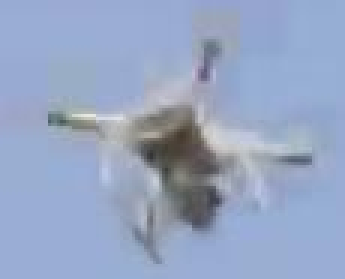
#> input picture CIFAR-Dataset-master-master/data/1/22class.jpg, 115 x 93 px, given as the content of the folder ./data/train/33, which was not available (shown 3 times larger)
$ python dataset.py
#> lines starting #> are read from the running program, lines starting #| are printed output that depends on the picture
# -*- coding: UTF-8 -*-

import cv2
import os
import numpy as np

DATA_LEN = 3072  # 32x32x3=3072
# DATA_LEN = 43200     # 160x90x3
CHANNEL_LEN = 1024  # 32x32=1024
# CHANNEL_LEN = 14400  # 160x90 = 14400
SHAPE = (32, 32)  # (160, 90)#32

# 修改
# figure_path = '/home/user/PycharmProjects/DataSet_ipanel/Image2Dataset/layoutdata-160-90/train/video'
# figure_name_label = '/home/user/PycharmProjects/DataSet_ipanel/Image2Dataset/layoutdata-160-90/figure_name_label_train/image_train_video_list.txt'
# batch_save = '/home/user/PycharmProjects/DataSet_ipanel/Image2Dataset/layoutdata-160-90/batch_save_train'
## 修改imagelist()标签值

figure_path = './data/train/33'  # 图片的位置
figure_name_label = './data_processing/figure_name_label_train/image_train_33_list.txt'  # 保存图片名称和标签
batch_save = './data_processing/batch_save_train'  # 保存batch文件


## 修改imagelist()标签值

def imread(im_path, shape=None, color="RGB", mode=cv2.IMREAD_UNCHANGED):
#> called with im_path = './data/train/33/22class.jpg', shape = (32, 32), color = 'RGB', mode = -1
    im = cv2.imread(im_path, cv2.IMREAD_UNCHANGED)
#> im is the input picture: shape (93, 115, 3); mean B, G, R 195.5, 165.9, 150.8
    if color == "RGB":
        im = cv2.cvtColor(im, cv2.COLOR_BGR2RGB)
    if shape != None:
        # assert isinstance(shape, int)
        # im = cv2.resize(im, (shape, shape))
        im = cv2.resize(im, shape)
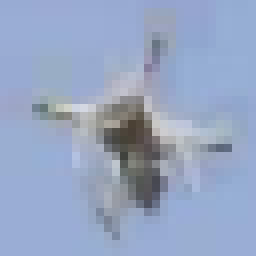
#> im: shape (32, 32, 3) (shown 8 times larger); mean R, G, B 150.8, 165.9, 195.5
    return im


def read_data(filename, data_path, shape=None, color='RGB'):
    """
       filename (str): a file
         data_processing file is stored in such format:
           image_name  label
       data_path (str): image data_processing folder
       return (numpy): a array of image and a array of label
    """
    (shape1, shape2) = shape
    if os.path.isdir(filename):
        print("Can't found data_processing file!")
    else:
        f = open(filename)
        lines = f.read().splitlines()
        count = len(lines)
        data = np.zeros((count, DATA_LEN), dtype=np.uint8)
        # label = np.zeros(count, dtype=np.uint8)
        lst = [ln.split(' ')[0] for ln in lines]
        label = [int(ln.split(' ')[1]) for ln in lines]

        idx = 0
        # s, c = SHAPE, CHANNEL_LEN
        c = CHANNEL_LEN
        for ln in lines:
            fname, lab = ln.split(' ')
            # im = imread(os.path.join(data_path, fname), shape=s, color='RGB')
            im = imread(os.path.join(data_path, fname), shape=SHAPE, color='RGB')
            '''
            im = cv2.imread(os.path.join(data_path, fname), cv2.IMREAD_UNCHANGED)
            im = cv2.cvtColor(im, cv2.COLOR_BGR2RGB)
            im = cv2.resize(im, (s, s))
            '''
            data[idx, :c] = np.reshape(im[:, :, 0], c)
            data[idx, c:2 * c] = np.reshape(im[:, :, 1], c)
            data[idx, 2 * c:] = np.reshape(im[:, :, 2], c)
            label[idx] = int(lab)
            idx = idx + 1

        return data, label, lst


def py2bin(data, label):
    label_arr = np.array(label).reshape(len(label), 1)
    label_uint8 = label_arr.astype(np.uint8)
    arr = np.hstack((label_uint8, data))

    with open(batch_save, 'wb') as f:  # 每个文件夹修改
        # with open('/home/user/PycharmProjects/DataSet_ipanel/layoutdata-160-90/train/train_batch/train_batch_big5small5', 'wb') as f:
        for element in arr.flat:
            f.write(element)


import pickle

BIN_COUNTS = 1  # 每一类的数据为一个batch


def pickled(savepath, data, label, fnames, bin_num=BIN_COUNTS, mode="train", name=None):
    '''
      savepath (str): save path
      data_processing (array): image data_processing, a nx3072 array
      label (list): image label, a list with length n
      fnames (str list): image names, a list with length n
      bin_num (int): save data_processing in several files
      mode (str): {'train', 'test'}
    '''
#> (the run stopped early here; a loop or call above may not have finished)

$ run again, on CIFAR-Dataset-master-master/data/1/30class.jpg
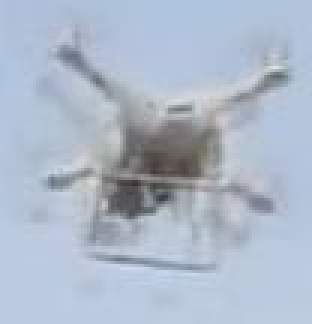
#> input picture CIFAR-Dataset-master-master/data/1/30class.jpg, 104 x 108 px, given as the content of the folder ./data/train/33, which was not available (shown 3 times larger)
#> in imread, im is the input picture: shape (108, 104, 3); mean B, G, R 201.7, 185.1, 173.3
#> in imread, `im = cv2.resize(im, shape)`:
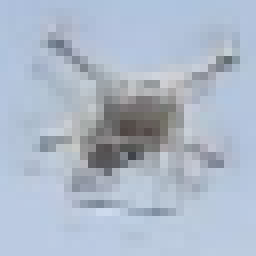
#> im: shape (32, 32, 3) (shown 8 times larger); mean R, G, B 173.2, 185, 201.5

$ run again, on CIFAR-Dataset-master-master/data/1/32class.jpg
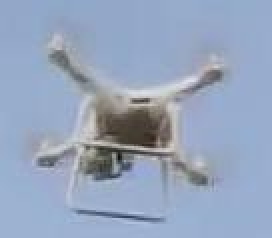
#> input picture CIFAR-Dataset-master-master/data/1/32class.jpg, 136 x 119 px, given as the content of the folder ./data/train/33, which was not available (shown 2 times larger)
#> in imread, im is the input picture: shape (119, 136, 3); mean B, G, R 189, 164.8, 150.1
#> in imread, `im = cv2.resize(im, shape)`:
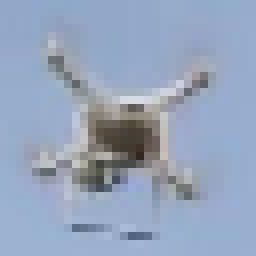
#> im: shape (32, 32, 3) (shown 8 times larger); mean R, G, B 149.9, 164.6, 188.8

$ run again, on CIFAR-Dataset-master-master/data/1/41class.jpg
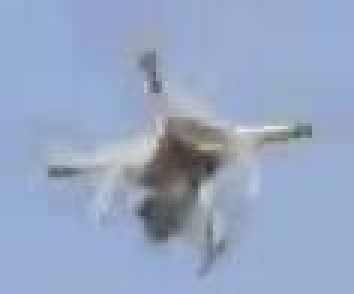
#> input picture CIFAR-Dataset-master-master/data/1/41class.jpg, 118 x 98 px, given as the content of the folder ./data/train/33, which was not available (shown 3 times larger)
#> in imread, im is the input picture: shape (98, 118, 3); mean B, G, R 196, 166.6, 150.7
#> in imread, `im = cv2.resize(im, shape)`:
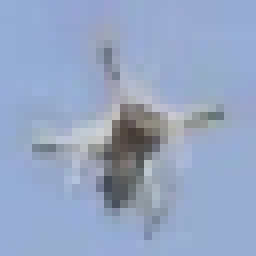
#> im: shape (32, 32, 3) (shown 8 times larger); mean R, G, B 150.6, 166.5, 195.9
